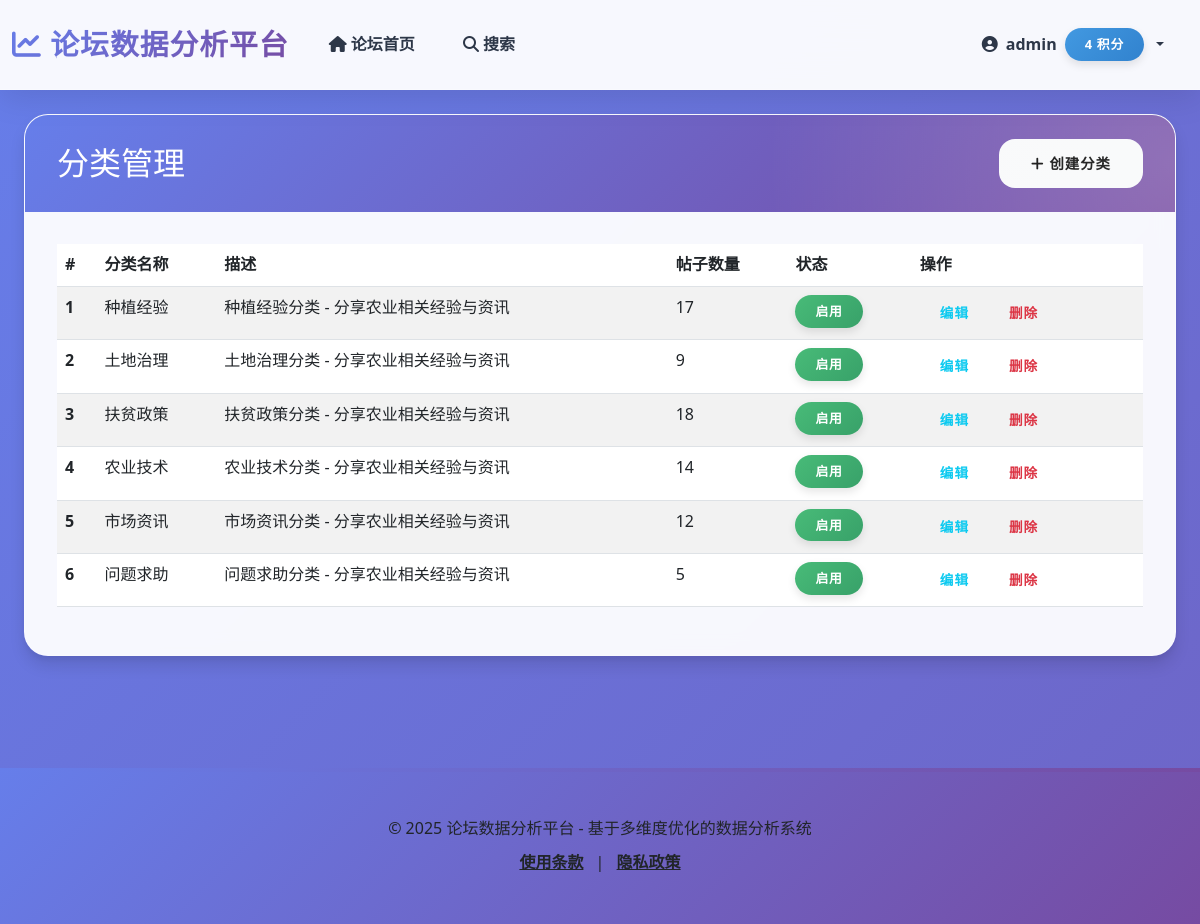
The app's page /admin/categories (signed in) with its own data.
### app/models/user.py (models this page shows, shortened)
class User(UserMixin, Treet_IP_Conn.Model):
    __tablename__ = 'users'
    UserID = Treet_IP_Conn.Column(Treet_IP_Conn.Integer, primary_key=True, autoincrement=True)
    UserName = Treet_IP_Conn.Column(Treet_IP_Conn.String(50), unique=True, nullable=False, index=True)
    RegistrationDate = Treet_IP_Conn.Column(Treet_IP_Conn.DateTime, default=datetime.utcnow, index=True)  # 添加索引以优化按注册时间查询
    LastLoginTime = Treet_IP_Conn.Column(Treet_IP_Conn.DateTime, default=datetime.utcnow, onupdate=datetime.utcnow, index=True)  # 添加索引以优化按登录时间查询
    PasswordHash = Treet_IP_Conn.Column(Treet_IP_Conn.String(255), nullable=False)
    Reputation = Treet_IP_Conn.Column(Treet_IP_Conn.Integer, default=0, index=True)  # 用户声望值
    Status = Treet_IP_Conn.Column(Treet_IP_Conn.Enum(UserStatus), default=UserStatus.ACTIVE, index=True)  # 添加索引以优化状态筛选
    Role = Treet_IP_Conn.Column(Treet_IP_Conn.Enum(UserRole), default=UserRole.USER, index=True)  # 添加用户角色
    UserBio = Treet_IP_Conn.Column(Treet_IP_Conn.Text, default='')  # 个人简介
    AvatarURL = Treet_IP_Conn.Column(Treet_IP_Conn.String(255), default='')  # 头像URL
    Points = Treet_IP_Conn.Column(Treet_IP_Conn.Integer, default=0, index=True)  # 积分余额
    Level = Treet_IP_Conn.Column(Treet_IP_Conn.Integer, default=1, index=True)  # 用户等级
    TotalPointsEarned = Treet_IP_Conn.Column(Treet_IP_Conn.Integer, default=0)  # 累计获得的积分
    ConsecutiveCheckInDays = Treet_IP_Conn.Column(Treet_IP_Conn.Integer, default=0)  # 连续签到天数
    LastCheckInDate = Treet_IP_Conn.Column(Treet_IP_Conn.Date, nullable=True)  # 最后签到日期
    IsPhoneBound = Treet_IP_Conn.Column(Treet_IP_Conn.Boolean, default=False)  # 是否绑定手机
    IsProfileCompleted = Treet_IP_Conn.Column(Treet_IP_Conn.Boolean, default=False)  # 是否完善个人资料
    posts = Treet_IP_Conn.relationship('Post', backref='author', foreign_keys='Post.UserID', lazy='dynamic', cascade='all, delete-orphan')
    comments = Treet_IP_Conn.relationship('Comment', backref='author', foreign_keys='Comment.UserID', lazy='dynamic', cascade='all, delete-orphan')
    def is_admin(self):
        return self.Role == UserRole.ADMIN

### app/models/category.py (models this page shows, shortened)
class Category(Treet_IP_Conn.Model):
    __tablename__ = 'categories'
    CategoryID = Treet_IP_Conn.Column(Treet_IP_Conn.Integer, primary_key=True, autoincrement=True)
    CategoryName = Treet_IP_Conn.Column(Treet_IP_Conn.String(50), nullable=False, unique=True, index=True)
    Description = Treet_IP_Conn.Column(Treet_IP_Conn.String(200))
    IsActive = Treet_IP_Conn.Column(Treet_IP_Conn.Boolean, default=True)

### app/routes/views.py (the view)
@main.route('/admin/categories')
@admin_required
def admin_categories():
    categories = Category.query.all()
    return render_template('admin/categories.html', title='管理分类', categories=categories)

### app/routes/views.py (called while the page is built)
def admin_required(f):
    @wraps(f)
    def decorated_function(*args, **kwargs):
        if not current_user.is_authenticated or not (hasattr(current_user, 'is_admin') and current_user.is_admin()):
            flash('您没有权限访问此页面', 'danger')
            return redirect(url_for('forum.forum_index'))
        return f(*args, **kwargs)
    return decorated_function

### app/templates/admin/categories.html (shortened to what this page needs)
{% extends 'base.html' %}
{% block content %}
<div class="container mt-4">
    <div class="row">
        <div class="col-md-12">
            <div class="card">
                <div class="card-header bg-primary text-white">
                    <div class="d-flex justify-content-between align-items-center">
                        <h2 class="mb-0">分类管理</h2>
                        <a href="{{ url_for('main.create_category') }}" class="btn btn-light">
                            <i class="fa fa-plus"></i> 创建分类
                        </a>
                    </div>
                </div>
                <div class="card-body">
                    {% if categories %}
                    <div class="table-responsive">
                        <table class="table table-striped table-hover">
                            <thead class="thead-dark">
                                <tr>
                                    <th scope="col">#</th>
                                    <th scope="col">分类名称</th>
                                    <th scope="col">描述</th>
                                    <th scope="col">帖子数量</th>
                                    <th scope="col">状态</th>
                                    <th scope="col">操作</th>
                                </tr>
                            </thead>
                            <tbody>
                                {% for category in categories %}
                                <tr>
                                    <th scope="row">{{ category.CategoryID }}</th>
                                    <td>{{ category.CategoryName }}</td>
                                    <td>{{ category.Description or '无描述' }}</td>
                                    <td>{{ category.posts.count() }}</td>
                                    <td>
                                        <span class="badge badge-{{ 'success' if category.IsActive else 'danger' }}">
                                            {{ '启用' if category.IsActive else '禁用' }}
                                        </span>
                                    </td>
                                    <td>
                                        <div class="btn-group" role="group">
                                            <a href="{{ url_for('main.edit_category', category_id=category.CategoryID) }}"
                                               class="btn btn-sm btn-outline-info">
                                                编辑
                                            </a>
                                            <form action="{{ url_for('main.delete_category', category_id=category.CategoryID) }}"
                                                  method="POST"
                                                  class="d-inline-block"
                                                  onsubmit="return confirm('确定要删除这个分类吗？');">
                                                <button type="submit" class="btn btn-sm btn-outline-danger">
                                                    删除
                                                </button>
                                            </form>
                                        </div>
                                    </td>
                                </tr>
                                {% endfor %}
                            </tbody>
                        </table>
                    </div>
                    {% else %}
                    <div class="alert alert-info" role="alert">
                        暂无分类，请点击上方按钮创建分类
                    </div>
                    {% endif %}
                </div>
            </div>
        </div>
    </div>
</div>
{% endblock %}

### app/templates/base.html (shortened to what this page needs)
<!DOCTYPE html>
<html lang="zh-CN">
<head>
    <link rel="stylesheet" href="https://cdn.jsdelivr.net/npm/bootstrap@5.3.0/dist/css/bootstrap.min.css">
    <link rel="stylesheet" href="https://cdn.jsdelivr.net/npm/bootstrap-icons@1.11.1/font/bootstrap-icons.css">
    <link rel="stylesheet" href="https://cdnjs.cloudflare.com/ajax/libs/font-awesome/6.4.0/css/all.min.css">
    <link rel="stylesheet" href="{{ url_for('static', filename='css/modern_style.css') }}">
</head>
<body>
    <nav class="navbar navbar-expand-lg" id="mainNavbar">
        <div class="container">
            <a class="navbar-brand" href="{{ url_for('main.index') }}">
                <i class="fas fa-chart-line"></i> 论坛数据分析平台
            </a>
            <div class="collapse navbar-collapse" id="navbarNav">
                <ul class="navbar-nav">
                    <li class="nav-item">
                        <a class="nav-link" href="{{ url_for('forum.forum_index') }}">
                            <i class="fas fa-home"></i> 论坛首页
                        </a>
                    </li>
                    <li class="nav-item">
                        <a class="nav-link" href="{{ url_for('forum.search_page') }}">
                            <i class="fas fa-search"></i> 搜索
                        </a>
                    </li>
                </ul>
                <ul class="navbar-nav ms-auto">
                    {% if current_user.is_authenticated %}
                    <li class="nav-item dropdown">
                        <a class="nav-link dropdown-toggle d-flex align-items-center gap-2" href="#" id="navbarDropdown" role="button" data-bs-toggle="dropdown" aria-haspopup="true" aria-expanded="false">
                            <i class="fas fa-user-circle"></i>
                            <span>{{ current_user.UserName }}</span>
                            <span class="badge badge-info">{{ current_user.Points or 0 }} 积分</span>
                        </a>
                    </li>
                    {% endif %}
                </ul>
            </div>
        </div>
    </nav>
    <div class="container mt-4">
        {% block content %}{% endblock %}
    </div>
    <footer class="footer py-5">
        <div class="container text-center">
            <p class="mb-2 text-dark">© 2025 论坛数据分析平台 - 基于多维度优化的数据分析系统</p>
            <div class="text-sm">
                <a href="#" class="text-dark hover:text-primary mx-2">使用条款</a>
                <span class="text-dark">|</span>
                <a href="#" class="text-dark hover:text-primary mx-2">隐私政策</a>
            </div>
        </div>
    </footer>
</body>
</html>

### records on screen
User: UserName "admin", Points "4"
Category: CategoryID "1", CategoryName "种植经验", Description "种植经验分类 - 分享农业相关经验与资讯", posts.count "17", IsActive "启用"
Category: CategoryID "2", CategoryName "土地治理", Description "土地治理分类 - 分享农业相关经验与资讯", posts.count "9", IsActive "启用"
Category: CategoryID "3", CategoryName "扶贫政策", Description "扶贫政策分类 - 分享农业相关经验与资讯", posts.count "18", IsActive "启用"
Category: CategoryID "4", CategoryName "农业技术", Description "农业技术分类 - 分享农业相关经验与资讯", posts.count "14", IsActive "启用"
Category: CategoryID "5", CategoryName "市场资讯", Description "市场资讯分类 - 分享农业相关经验与资讯", posts.count "12", IsActive "启用"
Category: CategoryID "6", CategoryName "问题求助", Description "问题求助分类 - 分享农业相关经验与资讯", posts.count "5", IsActive "启用"
